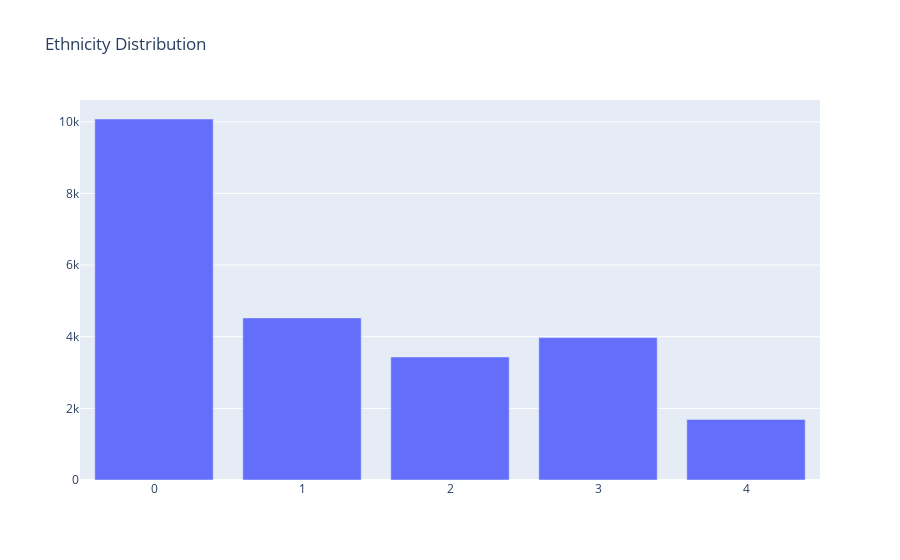

The notebook cell this image was saved under:
### Code cell
# Ethnicity distribution
dist_plot(x=ethnicity_dist.index, y=ethnicity_dist.values, name="Ethnicity Distribution")

### Figure 1 — Plotly figure (JSON) as saved in the notebook; plotly's stock layout.template omitted (floating-point values rounded to 4 significant figures)
{"data": [{"type": "bar", "x": [0, 1, 3, 2, 4], "y": [10078, 4526, 3975, 3434, 1692]}], "layout": {"title": {"text": "Ethnicity Distribution"}}}
